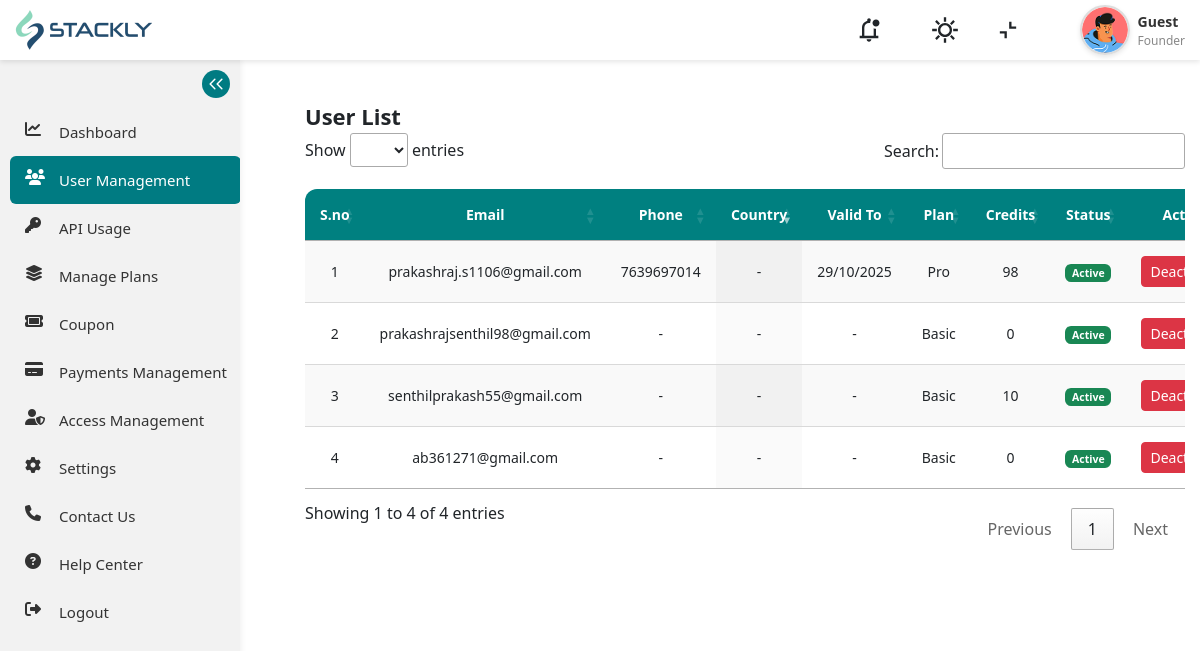
Before: /users/ (signed in) with the older database file.
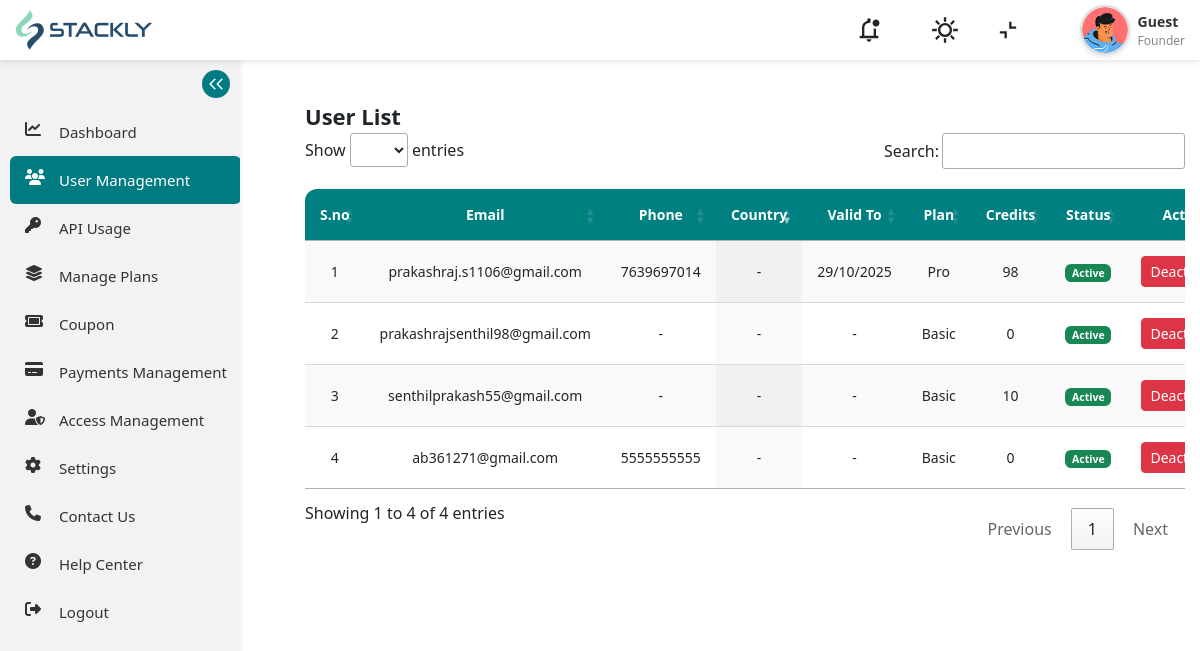
After: the same page with the newer database file.
### appln/models.py (models this page shows, shortened)
class UserData(models.Model):
    id = models.AutoField(primary_key=True)
    email = models.EmailField(unique=True, blank=True, null=True)
    first_name = models.CharField(max_length=100, blank=True, null=True)
    last_name = models.CharField(max_length=100, blank=True, null=True)
    phone_number = models.CharField(max_length=15, blank=True, null=True)
    location = models.CharField(max_length=50, blank=True, null=True)
    provider = models.CharField(max_length=50, blank=True, null=True)
    password = models.CharField(max_length=255, blank=True, null=True)
    profile_pic = models.ImageField(upload_to='profile_pics/', null=True, blank=True)
    userid = models.CharField(max_length=255, unique=True, null=True, blank=True)  # Social login field

class UserSubscription(models.Model):
    PLAN_CHOICES = (
        ('basic', 'Basic'),
        ('silver', 'Silver'),
        ('gold', 'Gold'),
        ('platinum', 'Platinum'),
    )
    DURATION_CHOICES = (
        ('monthly', 'Monthly'),
        ('yearly', 'Yearly'),
    )
    id = models.AutoField(primary_key=True)
    user = models.ForeignKey('UserData', on_delete=models.CASCADE, related_name='subscriptions')
    email = models.EmailField(blank=True, null=True)
    userid = models.CharField(max_length=255, blank=True, null=True)
    name = models.CharField(max_length=255, blank=True, null=True)
    current_plan = models.CharField(max_length=10, choices=PLAN_CHOICES, default='basic')
    duration = models.CharField(max_length=10, choices=DURATION_CHOICES, blank=True, null=True)
    original_price = models.DecimalField(max_digits=8, decimal_places=2, default=0.00)
    discount_price = models.DecimalField(max_digits=8, decimal_places=2, blank=True, null=True)
    coupon_code = models.CharField(max_length=50, blank=True, null=True)
    total_members = models.IntegerField(default=1)  # Automatically calculated in save()
    start_date = models.DateField(auto_now_add=True)
    plan_expiring_date = models.DateTimeField(blank=True, null=True)
    renews_on = models.DateField(blank=True, null=True)
    total_credits = models.IntegerField(default=10)
    used_credits = models.IntegerField(default=0)
    total_credits_used_all_time = models.IntegerField(default=0)
    @property
    def balance_credits(self):
        return self.total_credits - self.used_credits
    def save(self, *args, **kwargs):
        plan_members_map = {
            'basic': 1,
            'silver': 1,
            'gold': 5,
            'platinum': 7
        }
        self.total_members = plan_members_map.get(self.current_plan, 1)
        if self.current_plan != 'basic':
            if self.duration == 'monthly':
                self.renews_on = timezone.now().date() + relativedelta(months=1)
                self.plan_expiring_date = timezone.now() + relativedelta(months=1)
            elif self.duration == 'yearly':
                self.renews_on = timezone.now().date() + relativedelta(years=1)
                self.plan_expiring_date = timezone.now() + relativedelta(years=1)
        else:
            self.renews_on = None
            self.plan_expiring_date = None
        super().save(*args, **kwargs)

### stackly_admin/views.py (the view, shortened to what this page needs)
# urls.py: path('users/', views.user_list, name='user_list'),
@role_required('SuperAdmin', 'Admin', 'Moderator')
def user_list(request):
    if not request.user.is_authenticated:
        return redirect('login')
    user_notifications = Notification.objects.filter(register=request.user, is_read=False)
    admin_notifications = AdminNotification.objects.filter(is_read=False)
    all_notifications = sorted(
        chain(user_notifications, admin_notifications),
        key=attrgetter('created_at'),
        reverse=True
    )
    unread_count = len(all_notifications)
    all_notifications = all_notifications[:5]
    try:
        profiles = UserProfile.objects.get(user=request.user)
    except UserProfile.DoesNotExist:
        profiles = None
    users = UserData.objects.prefetch_related(
        Prefetch("subscriptions", queryset=UserSubscription.objects.order_by("-start_date"))
    ).all()
    return render(request, 'user_list.html', {
        'users': users,
        'profiles': profiles,
        'notifications': all_notifications,
        'unread_count': unread_count
    })

### stackly_admin/templates/user_list.html (shortened to what this page needs)
{% extends 'base.html' %}
{% block content %}
{% load static %}
<div class="manageCoupons">
    <div class="coupondetails">
        <div class="heading">User List</div>
        <div class="table-responsive">
            <table id="couponsTable" class="display" style="width:100%">
                <thead>
                    <tr>
                        <th>S.no</th>
                        <th>Email</th>
                        <th>Phone</th>
                        <th>Country</th>
                        <th>Valid To</th>
                        <th>Plan</th>
                        <th>Credits</th>
                        <th>Status</th>
                        <th>Action</th>
                    </tr>
                </thead>
                <tbody>
                    {% for user in users %}
                        {% with sub=user.subscriptions.first %}
                        <tr>
    <td>{{ forloop.counter }}</td>
    <td>{{ user.email }}</td>
    <td>{{ user.phone_number|default:"-" }}</td>
    <td>{{ user.location|default:"-" }}</td>
    <td>
        {% if sub and sub.plan_expiring_date %}
            {{ sub.plan_expiring_date|date:"d/m/Y" }}
        {% else %}
            -
        {% endif %}
    </td>
    <td>
        {% if sub %}
            {{ sub.current_plan|title }}
        {% else %}
            -
        {% endif %}
    </td>
    <td>
        {% if sub %}
            {{ sub.balance_credits }}
        {% else %}
            0
        {% endif %}
    </td>
    <td>
        {% if user.provider == "inactive" %}
            <span class="badge bg-danger">Inactive</span>
        {% else %}
            <span class="badge bg-success">Active</span>
        {% endif %}
    </td>
    <td>
        <form method="POST" action="{% url 'user_list' %}">
            <button type="submit" class="btn btn-sm {% if user.provider == 'inactive' %}btn-success{% else %}btn-danger{% endif %}">
                {% if user.provider == "inactive" %} Activate {% else %} Deactivate {% endif %}
            </button>
        </form>
    </td>
</tr>
                        {% endwith %}
                    {% empty %}
                        <tr>
                            <td colspan="9" class="text-center">No users found.</td>
                        </tr>
                    {% endfor %}
                </tbody>
            </table>
        </div>
    </div>
</div>
{% endblock content %}

Changed rows visible on the page:
changed UserData "ab361271@gmail.com": phone_number "-" → "5555555555"
